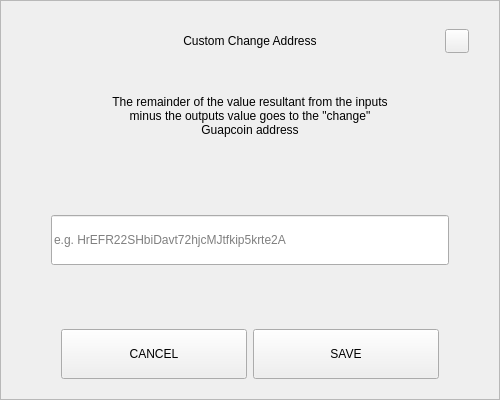
<?xml version="1.0" encoding="UTF-8"?>
<ui version="4.0">
 <class>SendChangeAddressDialog</class>
 <widget class="QDialog" name="SendChangeAddressDialog">
  <property name="geometry">
   <rect>
    <x>0</x>
    <y>0</y>
    <width>500</width>
    <height>400</height>
   </rect>
  </property>
  <property name="windowTitle">
   <string>Dialog</string>
  </property>
  <layout class="QVBoxLayout" name="verticalLayout">
   <property name="spacing">
    <number>0</number>
   </property>
   <property name="leftMargin">
    <number>0</number>
   </property>
   <property name="topMargin">
    <number>0</number>
   </property>
   <property name="rightMargin">
    <number>0</number>
   </property>
   <property name="bottomMargin">
    <number>0</number>
   </property>
   <item>
    <widget class="QFrame" name="frame">
     <property name="styleSheet">
      <string notr="true"/>
     </property>
     <property name="frameShape">
      <enum>QFrame::StyledPanel</enum>
     </property>
     <property name="frameShadow">
      <enum>QFrame::Raised</enum>
     </property>
     <layout class="QVBoxLayout" name="verticalLayout_2" stretch="0,0,0,0,0,0,0">
      <property name="spacing">
       <number>0</number>
      </property>
      <property name="leftMargin">
       <number>30</number>
      </property>
      <property name="topMargin">
       <number>20</number>
      </property>
      <property name="rightMargin">
       <number>30</number>
      </property>
      <property name="bottomMargin">
       <number>20</number>
      </property>
      <item>
       <layout class="QHBoxLayout" name="horizontalLayout_3">
        <property name="spacing">
         <number>0</number>
        </property>
        <item>
         <spacer name="horizontalSpacer_2">
          <property name="orientation">
           <enum>Qt::Horizontal</enum>
          </property>
          <property name="sizeHint" stdset="0">
           <size>
            <width>40</width>
            <height>20</height>
           </size>
          </property>
         </spacer>
        </item>
        <item>
         <widget class="QLabel" name="labelTitle">
          <property name="minimumSize">
           <size>
            <width>0</width>
            <height>40</height>
           </size>
          </property>
          <property name="maximumSize">
           <size>
            <width>16777215</width>
            <height>40</height>
           </size>
          </property>
          <property name="styleSheet">
           <string notr="true">padding-left:24px;</string>
          </property>
          <property name="text">
           <string>Custom Change Address</string>
          </property>
          <property name="alignment">
           <set>Qt::AlignCenter</set>
          </property>
          <property name="margin">
           <number>7</number>
          </property>
         </widget>
        </item>
        <item>
         <spacer name="horizontalSpacer">
          <property name="orientation">
           <enum>Qt::Horizontal</enum>
          </property>
          <property name="sizeHint" stdset="0">
           <size>
            <width>40</width>
            <height>20</height>
           </size>
          </property>
         </spacer>
        </item>
        <item>
         <widget class="QPushButton" name="btnEsc">
          <property name="minimumSize">
           <size>
            <width>24</width>
            <height>24</height>
           </size>
          </property>
          <property name="maximumSize">
           <size>
            <width>24</width>
            <height>24</height>
           </size>
          </property>
          <property name="focusPolicy">
           <enum>Qt::NoFocus</enum>
          </property>
          <property name="text">
           <string/>
          </property>
         </widget>
        </item>
       </layout>
      </item>
      <item>
       <spacer name="verticalSpacer_2">
        <property name="orientation">
         <enum>Qt::Vertical</enum>
        </property>
        <property name="sizeType">
         <enum>QSizePolicy::Fixed</enum>
        </property>
        <property name="sizeHint" stdset="0">
         <size>
          <width>20</width>
          <height>20</height>
         </size>
        </property>
       </spacer>
      </item>
      <item alignment="Qt::AlignHCenter">
       <widget class="QLabel" name="labelMessage">
        <property name="minimumSize">
         <size>
          <width>0</width>
          <height>70</height>
         </size>
        </property>
        <property name="text">
         <string>The remainder of the value resultant from the inputs minus the outputs value goes to the &quot;change&quot; Guapcoin address</string>
        </property>
        <property name="alignment">
         <set>Qt::AlignCenter</set>
        </property>
        <property name="wordWrap">
         <bool>true</bool>
        </property>
       </widget>
      </item>
      <item>
       <spacer name="verticalSpacer_3">
        <property name="orientation">
         <enum>Qt::Vertical</enum>
        </property>
        <property name="sizeHint" stdset="0">
         <size>
          <width>20</width>
          <height>40</height>
         </size>
        </property>
       </spacer>
      </item>
      <item>
       <layout class="QHBoxLayout" name="horizontalLayout_2">
        <property name="spacing">
         <number>0</number>
        </property>
        <property name="leftMargin">
         <number>20</number>
        </property>
        <property name="rightMargin">
         <number>20</number>
        </property>
        <item>
         <widget class="QLineEdit" name="lineEditAddress">
          <property name="minimumSize">
           <size>
            <width>0</width>
            <height>50</height>
           </size>
          </property>
          <property name="placeholderText">
           <string notr="true">e.g. HrEFR22SHbiDavt72hjcMJtfkip5krte2A</string>
          </property>
         </widget>
        </item>
       </layout>
      </item>
      <item>
       <spacer name="verticalSpacer">
        <property name="orientation">
         <enum>Qt::Vertical</enum>
        </property>
        <property name="sizeHint" stdset="0">
         <size>
          <width>20</width>
          <height>40</height>
         </size>
        </property>
       </spacer>
      </item>
      <item>
       <layout class="QHBoxLayout" name="horizontalLayout" stretch="2,2">
        <property name="spacing">
         <number>6</number>
        </property>
        <property name="leftMargin">
         <number>30</number>
        </property>
        <property name="rightMargin">
         <number>30</number>
        </property>
        <item>
         <widget class="QPushButton" name="btnCancel">
          <property name="minimumSize">
           <size>
            <width>180</width>
            <height>50</height>
           </size>
          </property>
          <property name="focusPolicy">
           <enum>Qt::NoFocus</enum>
          </property>
          <property name="text">
           <string>CANCEL</string>
          </property>
         </widget>
        </item>
        <item>
         <widget class="QPushButton" name="btnSave">
          <property name="minimumSize">
           <size>
            <width>180</width>
            <height>50</height>
           </size>
          </property>
          <property name="focusPolicy">
           <enum>Qt::NoFocus</enum>
          </property>
          <property name="text">
           <string>SAVE</string>
          </property>
         </widget>
        </item>
       </layout>
      </item>
     </layout>
    </widget>
   </item>
  </layout>
 </widget>
 <resources/>
 <connections/>
</ui>
